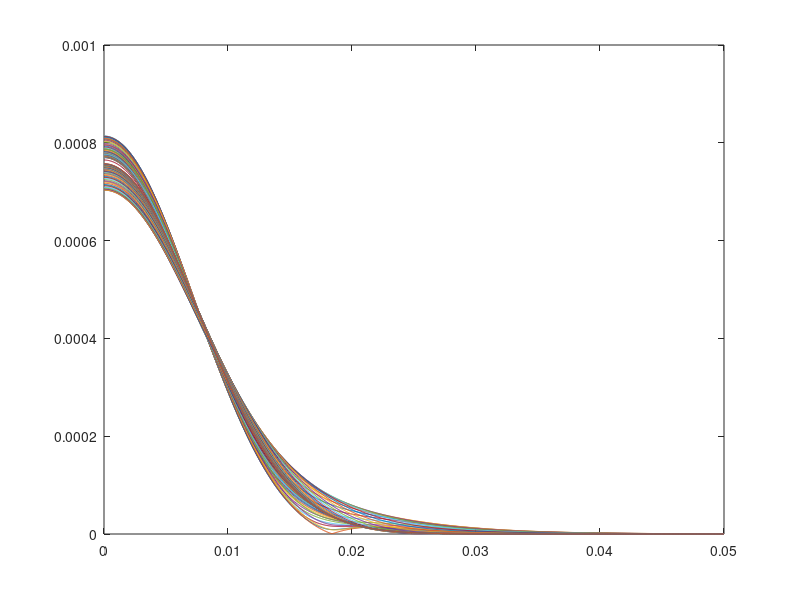
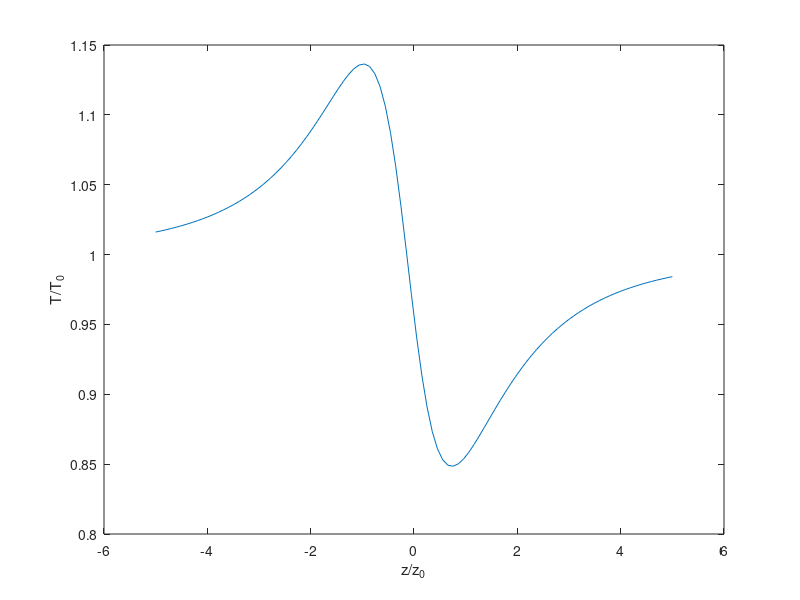

The MATLAB script that drew these images, in order:
% Ralf Mouthaan
% University of Cambridge
% June 2020
%
% Modelling of z-scan system.
% Uses Gaussian decomposition for propagation.
% Assumes a Gaussian beam throughout.
% This is the approach originally used by Sheik-Bahae.
%
% Reference:
% Shak-Bahae et al. "Z-Scan: A Simple And Sensitive Technique For 
% Nonlinear Refraction Measurements", Proc. SPIE, Nonlinear Optical 
% Properties of Materials, 1989.

clc; clear variables; close all;

%% User-defined parameters

% n = n0 + n2*|E|^2

n0 = 1.45; % Linear refractive index
n2 = 2e-4; % Non-linear refractive index
lambda = 532e-9; % Green 
w0 = 8.04e-6; % beam waist at focus.
z2 = 0.5; % Distance from sample to diode. THIS IS NOT FAR-FIELD
ra = 0.0005; % Aperture size. % SMALL SEEMS TO WORK BEST
L = 300e-6; % Path length through cuvette

%% Derived parameters

k0 = 2*pi/lambda;
z0 = k0*w0^2/2; %511e-6; % THIS ANALYSIS DOES NOT WORK IF THIS RELATIONSHIP DOES NOT HOLD
rsample = linspace(0, 4*w0, 1000);
rreplay = linspace(0, 5e-2, 1000); % SHOULD BE ABLE TO CALCULATE AN APPROPRIATE RANGE
arrz = linspace(-5*z0,5*z0,100);

%% Calculations without sample

dm = k0*w0^2/2;
wm = w0*sqrt(1^2 + z2^2/dm^2);
Rm = z2/(1-1/(1^2 + z2^2/dm^2));
thetam = atan2(z2/dm, 1); 
EReplay_NoSample =  (1^2 + z2^2/dm^2)^(-1/2) .* exp( - rreplay.^2/wm^2 - 1i*k0*rreplay.^2/2/Rm + 1i*thetam);
S = sum(rreplay(rreplay<ra).*abs(EReplay_NoSample(rreplay<ra)).^2) / ...
    sum(rreplay.*abs(EReplay_NoSample).^2);
T0 = sum(rreplay(rreplay<ra).*abs(EReplay_NoSample(rreplay<ra)).^2);

%% Calculations with sample

% With Sample
figure;
T  = zeros(size(arrz));
for ii = 1:length(arrz)
    
    z = arrz(ii);
    Rz = z*(1+z0^2/z^2);
    wz = w0*sqrt(1+z^2/z0^2);
    d = z2 - z;
    g=1+d/Rz;
    
    % Field before sample at plane z
    if abs(z) == 0
        E = w0/wz*exp(-rsample.^2/wz^2);
    else
        E = w0/wz*exp(-rsample.^2/wz^2 - 1i*k0*rsample.^2/2/Rz);
    end
    
    % Exponential phase profile imposed by sample
    % Can remove the 1+z^2/z0^2 term present in Sheik-Bahae, as E is not E
    % at the focus. Instead, it is E at the plane z.
    dphase = k0*n2*L*abs(E).^2;
    
    % Field profile at diode, with sample phase profile imposed
    % Calculated by using Gaussian decomposition of field after sample,
    % propagating each Gaussian to replay field plane, and recombining there.
    EReplay_Sample = zeros(size(rreplay));
    for m = 0:10
        
        wmo = wz/sqrt(2*m+1);
        dm = k0*wmo^2/2;
        wm = wmo*sqrt(g^2 + d^2/dm^2);
        Rm = d/(1-g/(g^2 + d^2/dm^2));
        thetam = atan2(d/dm, g); 
        
        EReplay_Sample = EReplay_Sample + (1i*dphase(1)).^m/factorial(m) * wmo/wm .* exp( - rreplay.^2/wm^2 - 1i*k0*rreplay.^2/2/Rm + 1i*thetam);
        
    end
    EReplay_Sample = EReplay_Sample*E(1);
    
    plot(rreplay, abs(EReplay_Sample));
    hold on
    
    T(ii) = sum(rreplay(rreplay<ra).*abs(EReplay_Sample(rreplay<ra)).^2);
    
end

figure;
plot(arrz/z0, T/T0);
xlabel('z/z_0');
ylabel('T/T_0');

DeltaPhi0 = (max(T./T0) - min(T./T0))/0.406/(1-S)^0.25;
n2_calculated = DeltaPhi0/L/k0;
fprintf('n2 assigned = %e\n', n2);
fprintf('n2 calculated = %e\n', n2_calculated);
